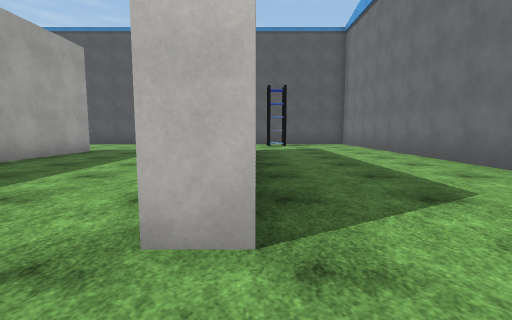
View 1 (above)

16 first-person views from a walk through a 3-D level made in the Unity game engine. The camera is 1.2 m above the floor, tilts 6° down and sees 85° across. The floor is counted in squares, 2 m on a side. Each view is taken from the middle of a square. On the plan, view 1 faces up. The plan holds only what a view shows up to about 9 squares ahead; the rest is blank. Surface patterns are stand-ins for the level's own textures.

View 2
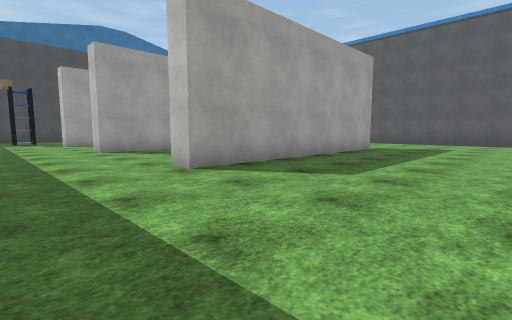

View 3
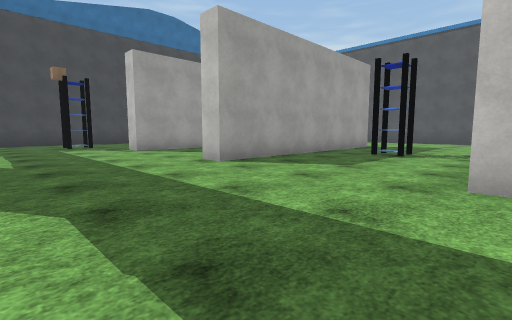

View 4
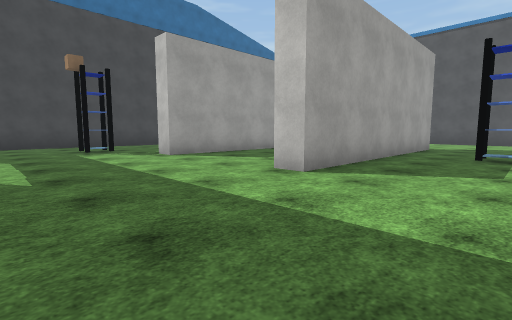

View 5
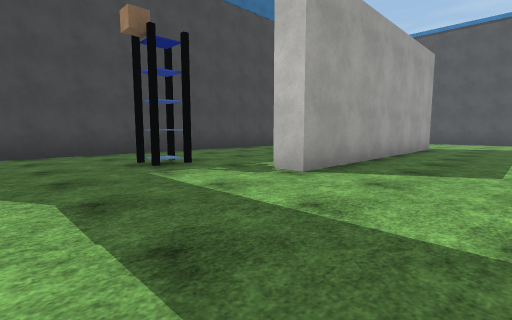

View 6
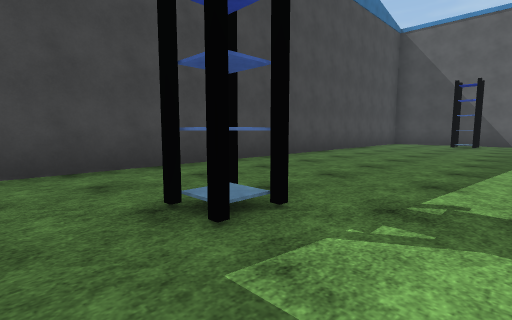

View 7
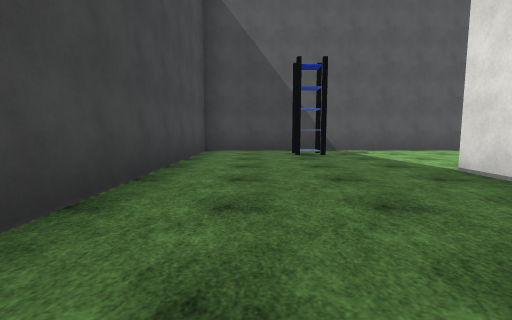

View 8
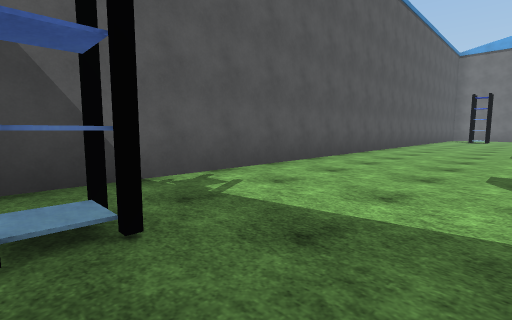

View 9
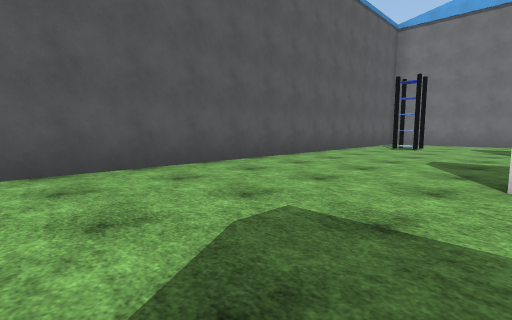

View 10
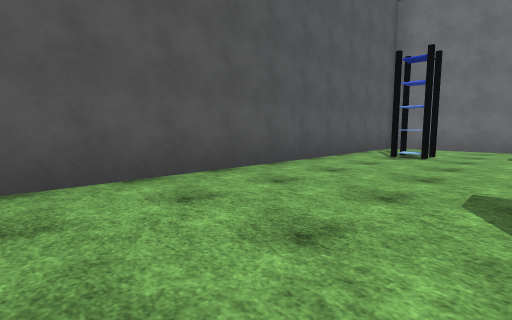

View 11
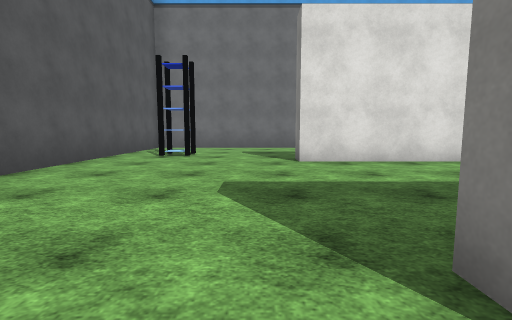

View 12
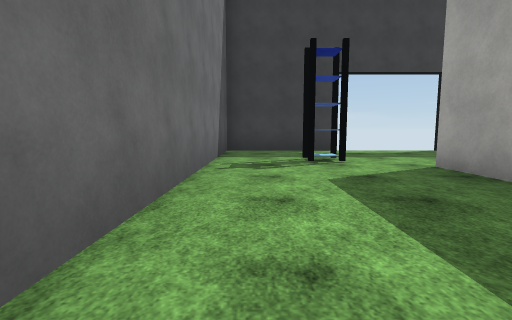

View 13
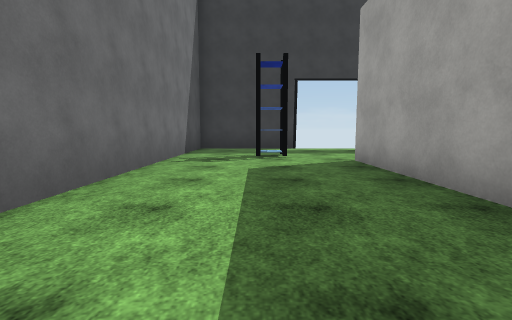

View 14
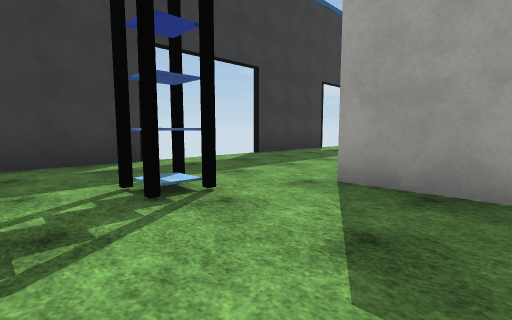

View 15
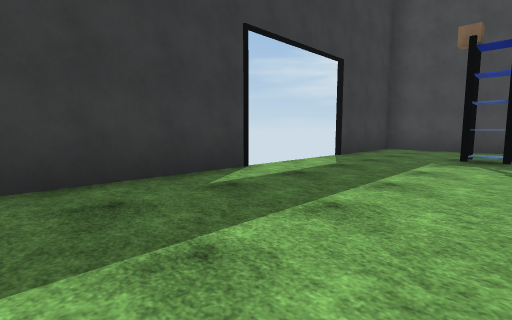

View 16
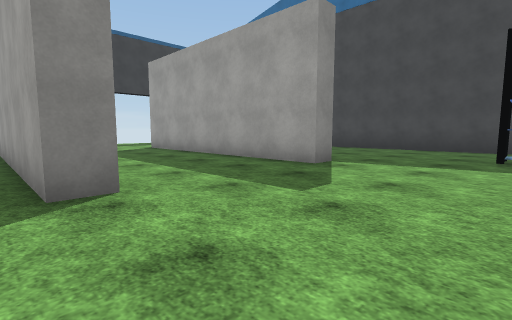

### Floor plan
Points are (right, up) in squares from view 1. A wall is a line through its corners. A room is listed if a view was taken in it or the views show most of it. See-through windows are left out.
Room 1 (views 1, 2, 3, 4, 5, 6, 7, 8, 9, 10, 11, 12, 13, 14, 15, 16)
walls: (-10, 8.2) (-9.4, 8.2) (-9.4, 1.4) (-10, 1.4); (-4.8, 8.2) (-4.8, 1.4) (-5.5, 1.4); (-14, 7.2) (-14, 8.2) (-13.4, 8.2) (-13.4, 1.4) (-14, 1.4); (-0.6, 5) (-0.6, 8.2) (0, 8.2); (0, 4.9) (0, 1.4) (-0.6, 1.4); (-4.4, -2.4) (-2.4, -2.4); (-12, -2.4) (-9.1, -2.4); (0.6, -2.4) (3.9, -2.4) (3.9, 12); (3.4, 12.4) (-18.5, 12.4) (-18.5, -2.4) (-15.2, -2.4)
objects: shelf (-16, 0); shelf (-16, 11); shelf (-7, 5); shelf (1, 11); shelf (2, 0)

Where each view was taken, in squares from view 1:
view 1: 0 up, 0 right, facing up
view 2: 1 down, 1 left, facing up-left
view 3: 2 down, 5 left, facing up-left
view 4: 2 down, 7 left, facing up-left
view 5: 2 down, 11 left, facing up-left
view 6: 1 down, 14 left, facing up-left
view 7: 4 up, 17 left, facing up
view 8: 9 up, 16 left, facing up-right
view 9: 8 up, 9 left, facing up-right
view 10: 9 up, 6 left, facing up-right
view 11: 9 up, 6 left, facing right
view 12: 6 up, 3 right, facing down
view 13: 7 up, 2 right, facing down
view 14: 3 up, 3 right, facing down-left
view 15: 1 up, 9 left, facing down-left
view 16: 11 up, 9 left, facing down-left
